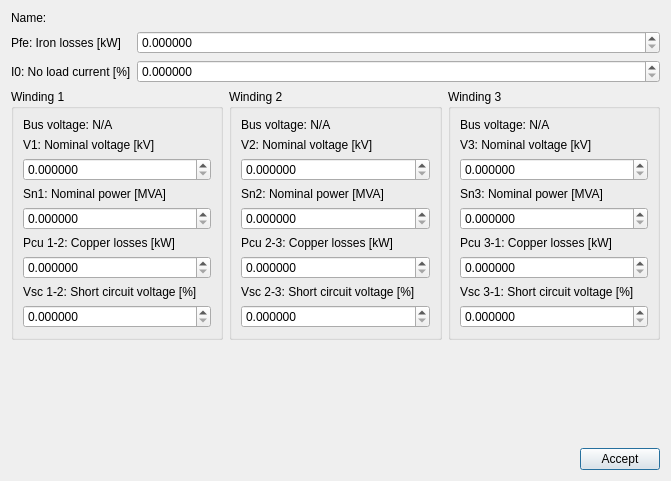
<?xml version="1.0" encoding="UTF-8"?>
<ui version="4.0">
 <class>Transformer3wEditorDialog</class>
 <widget class="QDialog" name="Transformer3wEditorDialog">
  <property name="geometry">
   <rect>
    <x>0</x>
    <y>0</y>
    <width>671</width>
    <height>481</height>
   </rect>
  </property>
  <property name="windowTitle">
   <string>Transformer editor</string>
  </property>
  <layout class="QFormLayout" name="formLayout">
   <item row="0" column="0">
    <widget class="QLabel" name="nameLabel">
     <property name="text">
      <string>Name:</string>
     </property>
    </widget>
   </item>
   <item row="1" column="0">
    <widget class="QLabel" name="pfeLabel">
     <property name="text">
      <string>Pfe: Iron losses [kW]</string>
     </property>
    </widget>
   </item>
   <item row="1" column="1">
    <widget class="QDoubleSpinBox" name="pfeSpinBox">
     <property name="decimals">
      <number>6</number>
     </property>
     <property name="maximum">
      <double>999999.000000000000000</double>
     </property>
    </widget>
   </item>
   <item row="5" column="0" colspan="2">
    <layout class="QHBoxLayout" name="windingsLayout">
     <item>
      <widget class="QGroupBox" name="winding1GroupBox">
       <property name="title">
        <string>Winding 1</string>
       </property>
       <layout class="QVBoxLayout" name="w1Layout">
        <item>
         <widget class="QLabel" name="w1BusVoltageLabel">
          <property name="text">
           <string>Bus voltage: N/A</string>
          </property>
         </widget>
        </item>
        <item>
         <widget class="QLabel" name="w1VLabel">
          <property name="text">
           <string>V1: Nominal voltage [kV]</string>
          </property>
         </widget>
        </item>
        <item>
         <widget class="QDoubleSpinBox" name="w1VnSpinBox">
          <property name="decimals">
           <number>6</number>
          </property>
          <property name="maximum">
           <double>999999.000000000000000</double>
          </property>
         </widget>
        </item>
        <item>
         <widget class="QLabel" name="w1SnLabel">
          <property name="text">
           <string>Sn1: Nominal power [MVA]</string>
          </property>
         </widget>
        </item>
        <item>
         <widget class="QDoubleSpinBox" name="w1SnSpinBox">
          <property name="decimals">
           <number>6</number>
          </property>
          <property name="maximum">
           <double>999999.000000000000000</double>
          </property>
         </widget>
        </item>
        <item>
         <widget class="QLabel" name="w1PcuLabel">
          <property name="text">
           <string>Pcu 1-2: Copper losses [kW]</string>
          </property>
         </widget>
        </item>
        <item>
         <widget class="QDoubleSpinBox" name="w1PcuSpinBox">
          <property name="decimals">
           <number>6</number>
          </property>
          <property name="maximum">
           <double>999999.000000000000000</double>
          </property>
         </widget>
        </item>
        <item>
         <widget class="QLabel" name="w1VscLabel">
          <property name="text">
           <string>Vsc 1-2: Short circuit voltage [%]</string>
          </property>
         </widget>
        </item>
        <item>
         <widget class="QDoubleSpinBox" name="w1VscSpinBox">
          <property name="decimals">
           <number>6</number>
          </property>
          <property name="maximum">
           <double>999999.000000000000000</double>
          </property>
         </widget>
        </item>
       </layout>
      </widget>
     </item>
     <item>
      <widget class="QGroupBox" name="winding2GroupBox">
       <property name="title">
        <string>Winding 2</string>
       </property>
       <layout class="QVBoxLayout" name="w2Layout">
        <item>
         <widget class="QLabel" name="w2BusVoltageLabel">
          <property name="text">
           <string>Bus voltage: N/A</string>
          </property>
         </widget>
        </item>
        <item>
         <widget class="QLabel" name="w2VLabel">
          <property name="text">
           <string>V2: Nominal voltage [kV]</string>
          </property>
         </widget>
        </item>
        <item>
         <widget class="QDoubleSpinBox" name="w2VnSpinBox">
          <property name="decimals">
           <number>6</number>
          </property>
          <property name="maximum">
           <double>999999.000000000000000</double>
          </property>
         </widget>
        </item>
        <item>
         <widget class="QLabel" name="w2SnLabel">
          <property name="text">
           <string>Sn2: Nominal power [MVA]</string>
          </property>
         </widget>
        </item>
        <item>
         <widget class="QDoubleSpinBox" name="w2SnSpinBox">
          <property name="decimals">
           <number>6</number>
          </property>
          <property name="maximum">
           <double>999999.000000000000000</double>
          </property>
         </widget>
        </item>
        <item>
         <widget class="QLabel" name="w2PcuLabel">
          <property name="text">
           <string>Pcu 2-3: Copper losses [kW]</string>
          </property>
         </widget>
        </item>
        <item>
         <widget class="QDoubleSpinBox" name="w2PcuSpinBox">
          <property name="decimals">
           <number>6</number>
          </property>
          <property name="maximum">
           <double>999999.000000000000000</double>
          </property>
         </widget>
        </item>
        <item>
         <widget class="QLabel" name="w2VscLabel">
          <property name="text">
           <string>Vsc 2-3: Short circuit voltage [%]</string>
          </property>
         </widget>
        </item>
        <item>
         <widget class="QDoubleSpinBox" name="w2VscSpinBox">
          <property name="decimals">
           <number>6</number>
          </property>
          <property name="maximum">
           <double>999999.000000000000000</double>
          </property>
         </widget>
        </item>
       </layout>
      </widget>
     </item>
     <item>
      <widget class="QGroupBox" name="winding3GroupBox">
       <property name="title">
        <string>Winding 3</string>
       </property>
       <layout class="QVBoxLayout" name="w3Layout">
        <item>
         <widget class="QLabel" name="w3BusVoltageLabel">
          <property name="text">
           <string>Bus voltage: N/A</string>
          </property>
         </widget>
        </item>
        <item>
         <widget class="QLabel" name="w3VLabel">
          <property name="text">
           <string>V3: Nominal voltage [kV]</string>
          </property>
         </widget>
        </item>
        <item>
         <widget class="QDoubleSpinBox" name="w3VnSpinBox">
          <property name="decimals">
           <number>6</number>
          </property>
          <property name="maximum">
           <double>999999.000000000000000</double>
          </property>
         </widget>
        </item>
        <item>
         <widget class="QLabel" name="w3SnLabel">
          <property name="text">
           <string>Sn3: Nominal power [MVA]</string>
          </property>
         </widget>
        </item>
        <item>
         <widget class="QDoubleSpinBox" name="w3SnSpinBox">
          <property name="decimals">
           <number>6</number>
          </property>
          <property name="maximum">
           <double>999999.000000000000000</double>
          </property>
         </widget>
        </item>
        <item>
         <widget class="QLabel" name="w3PcuLabel">
          <property name="text">
           <string>Pcu 3-1: Copper losses [kW]</string>
          </property>
         </widget>
        </item>
        <item>
         <widget class="QDoubleSpinBox" name="w3PcuSpinBox">
          <property name="decimals">
           <number>6</number>
          </property>
          <property name="maximum">
           <double>999999.000000000000000</double>
          </property>
         </widget>
        </item>
        <item>
         <widget class="QLabel" name="w3VscLabel">
          <property name="text">
           <string>Vsc 3-1: Short circuit voltage [%]</string>
          </property>
         </widget>
        </item>
        <item>
         <widget class="QDoubleSpinBox" name="w3VscSpinBox">
          <property name="decimals">
           <number>6</number>
          </property>
          <property name="maximum">
           <double>999999.000000000000000</double>
          </property>
         </widget>
        </item>
       </layout>
      </widget>
     </item>
    </layout>
   </item>
   <item row="2" column="1">
    <widget class="QDoubleSpinBox" name="i0SpinBox">
     <property name="decimals">
      <number>6</number>
     </property>
     <property name="maximum">
      <double>999999.000000000000000</double>
     </property>
    </widget>
   </item>
   <item row="2" column="0">
    <widget class="QLabel" name="i0Label">
     <property name="text">
      <string>I0: No load current [%]</string>
     </property>
    </widget>
   </item>
   <item row="6" column="0">
    <spacer name="verticalSpacer">
     <property name="orientation">
      <enum>Qt::Orientation::Vertical</enum>
     </property>
     <property name="sizeHint" stdset="0">
      <size>
       <width>20</width>
       <height>40</height>
      </size>
     </property>
    </spacer>
   </item>
   <item row="7" column="0" colspan="2">
    <widget class="QFrame" name="frame">
     <property name="frameShape">
      <enum>QFrame::Shape::NoFrame</enum>
     </property>
     <property name="frameShadow">
      <enum>QFrame::Shadow::Raised</enum>
     </property>
     <layout class="QHBoxLayout" name="horizontalLayout">
      <property name="leftMargin">
       <number>0</number>
      </property>
      <property name="topMargin">
       <number>0</number>
      </property>
      <property name="rightMargin">
       <number>0</number>
      </property>
      <property name="bottomMargin">
       <number>0</number>
      </property>
      <item>
       <spacer name="horizontalSpacer">
        <property name="orientation">
         <enum>Qt::Orientation::Horizontal</enum>
        </property>
        <property name="sizeHint" stdset="0">
         <size>
          <width>40</width>
          <height>20</height>
         </size>
        </property>
       </spacer>
      </item>
      <item>
       <widget class="QPushButton" name="acceptButton">
        <property name="text">
         <string>Accept</string>
        </property>
       </widget>
      </item>
     </layout>
    </widget>
   </item>
  </layout>
 </widget>
 <resources/>
 <connections/>
</ui>
